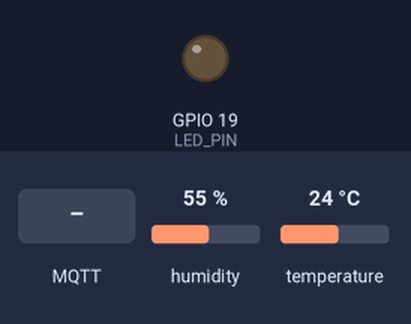
This sketch was run on a simulated ESP32. On the bench: output pins drawn as LEDs (lit = HIGH). Inputs (shaded band) come from the test bench; at power-on: humidity 55 %, temperature 24 °C. WiFi joins after 1.5 s; servers stay silent unless stated; no MQTT or app messages arrive unless stated; what the sketch prints to the serial monitor is not drawn.

Above: at 2.7 s.
2.8 s: MQTT message "1" arrives on the first subscribed topic
At 4.7 s:
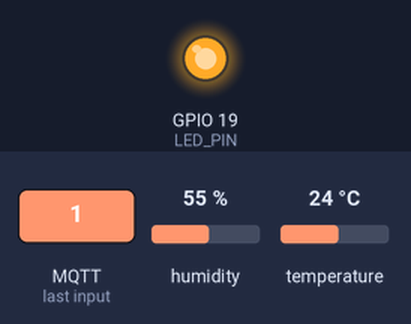
5.0 s: MQTT message "0" arrives on the first subscribed topic
At 6.5 s:
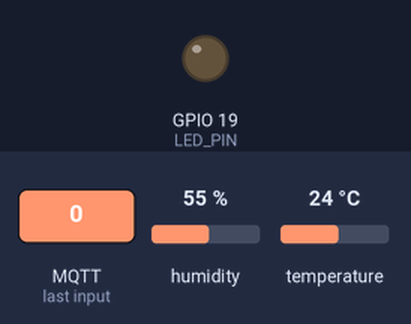
Timing chart, 0 to 8.0 s (numbered marks = the images above; inputs shaded):
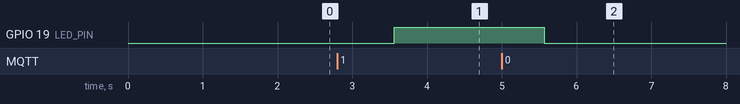

Measured:
- after the input at 2.8 s, GPIO 19 (LED_PIN): LOW → HIGH after 0.76 s
- after the input at 5.0 s, GPIO 19 (LED_PIN): HIGH → LOW after 0.57 s

The sketch:

Bathroom.ino
```cpp
#include <WiFi.h>
#include <PubSubClient.h>
#include "DHT.h"

// Update these with values suitable for your network.

const char* ssid = "Wokwi-GUEST";
const char* password = "";
const char* mqtt_server = "sh001.cloud.shiftr.io";

#define DHTPIN 2
#define DHTTYPE DHT22
#define LED_PIN 19
DHT dht(DHTPIN, DHTTYPE);

WiFiClient espClient;
PubSubClient client(espClient);
unsigned long lastMsg = 0;
#define MSG_BUFFER_SIZE  (50)
char msg[MSG_BUFFER_SIZE];
int value = 0;

void setup_wifi() {
  delay(10);
  Serial.println();
  Serial.print("Connecting to ");
  Serial.println(ssid);

  WiFi.mode(WIFI_STA);
  WiFi.begin(ssid, password);

  while (WiFi.status() != WL_CONNECTED) {
    delay(500);
    Serial.print(".");
  }

  randomSeed(micros());

  Serial.println("");
  Serial.println("WiFi connected");
  Serial.println("IP address: ");
  Serial.println(WiFi.localIP());
}

// Fungsi untuk menerima data
void callback(char* topic, byte* payload, unsigned int length) {
  Serial.print("Pesan diterima [");
  Serial.print(topic);
  Serial.print("] ");
  if (payload[0] == '1'){
    digitalWrite(LED_PIN, HIGH);
  }else{
    digitalWrite(LED_PIN, LOW);
  }
}


// fungsi untuk menghubungkan ke broker
void reconnect() {
  // while (!client.connected()) {
  //   Serial.print("Mencoba untuk menghubungkan dengan MQTT\n");
  //   String clientId = "ESP8266Client- ";
  //   clientId += String(random(0xffff), HEX);
  //   if (client.connect(clientId.c_str())) {
  //     Serial.println("Terhubung");
  //     client.subscribe("iot/SH/bathroom/led");
  //   } else {
  //     Serial.print("Gagal Terhubung, rc=");
  //     Serial.print(client.state());
  //     Serial.println("Mencoba dalam 5 detik");
  //     // Wait 5 seconds before retrying
  //     delay(5000);
  //   }
  // }
  while (!client.connect("Bathroom","sh001","F9gh2Bdlj0OPOWoZ")) {
    Serial.print(".");
    delay(1000);
  }
  Serial.println("Terhubung");
  client.subscribe("iot/SH/bathroom/led");
}

void setup() {
  Serial.begin(115200);
  setup_wifi();
  client.setServer(mqtt_server, 1883);
  dht.begin();
  pinMode(LED_PIN, OUTPUT);
  client.setCallback(callback);
}

void loop() {
  delay(2000);
  if (!client.connected()) {
    reconnect();
  }
  client.loop();
  float t = dht.readTemperature();
  float h = dht.readHumidity();
  if (isnan(h) || isnan(t)) {
    Serial.println("Failed to read from DHT sensor!");
  }
  snprintf (msg, MSG_BUFFER_SIZE, "%s", itoa(t,msg,20));
  Serial.print("Suhu : ");
  Serial.println(msg);
  client.publish("iot/SH/bathroom/Suhu", msg);
  snprintf (msg, MSG_BUFFER_SIZE, "%s", itoa(h,msg,20));
  Serial.print("Kelembapan : ");
  Serial.println(msg);
  client.publish("iot/SH/bathroom/Kelembapan", msg);
}
```
